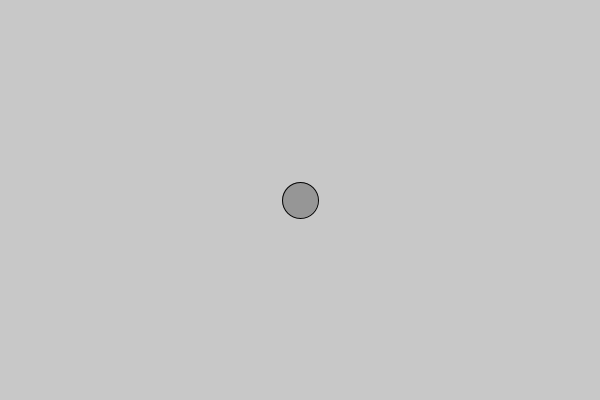
Frame 1 (no input)
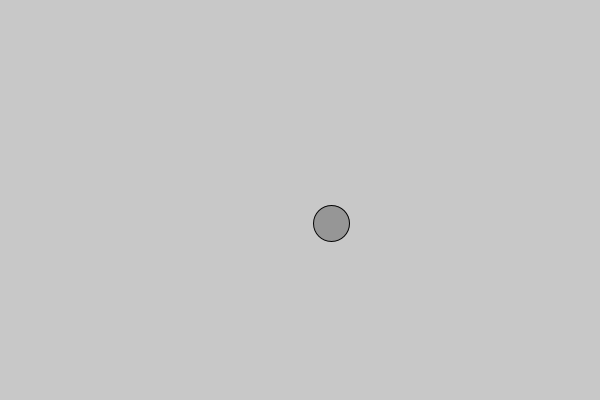
Frame 60 (the mouse pressed at the canvas centre just before this capture)
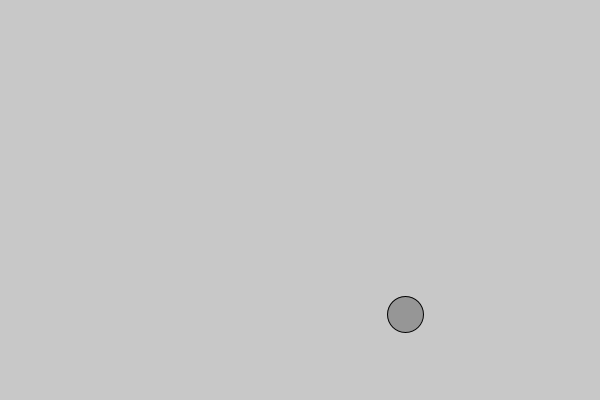
Frame 120 (the mouse held since frame 60 and released just before this capture)

The Processing sketch that drew these frames (run headless with seeded random() and noise(); from frame 60 on, the mouse is pressed at the canvas centre):

// Processing sketch: II_1_Vector_Acceleration
// ── II_1_Vector_Acceleration.pde
Mover m;

void setup() {
  size(600, 400);
  m = new Mover();
}

void draw() {
  background(200);
  m.update();
  m.edges();
  m.display();
}
// ── Mover.pde
class Mover {
  PVector pos;
  PVector vel;
  PVector acc;
  float t1, t2;
  
  Mover() {
    pos = new PVector(width/2, height/2);
    vel = new PVector(0, 0);
    t1 = random(1000);
    t2 = random(1000); 
  }
  
  void update() {
    float ax = noise(t1);
    ax = map(ax, 0, 1, -0.1, 0.1);
    
    float ay = noise(t2);
    ay = map(ay, 0, 1, -0.1, 0.1);
    
    acc = new PVector(ax, ay);
    t1 += 0.01;
    t2 += 0.01;
    
    vel.add(acc);
    pos.add(vel);
    vel.limit(8);
  }
  
  void edges() {
    if(pos.x > width) pos.x = 0;
    if(pos.x < 0) pos.x = width;
    if(pos.y > height) pos.y = 0;
    if(pos.y < 0) pos.y = height;
  }
  
  void display() {
    fill(150);
    stroke(2);
    ellipse(pos.x, pos.y, 36, 36);
  }
}
